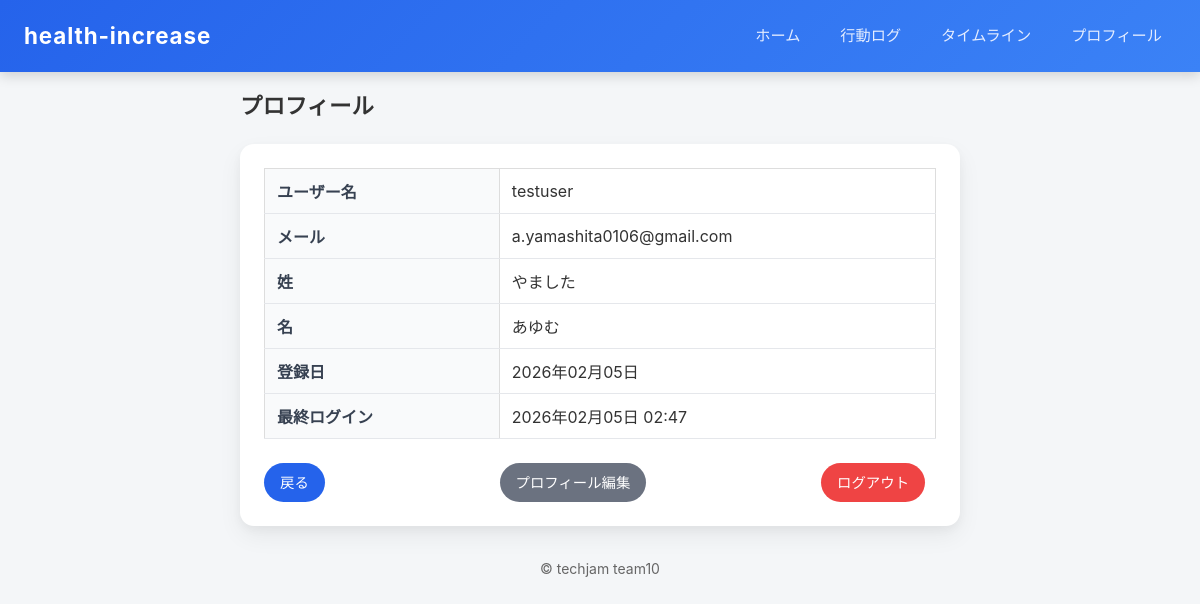
/profile/ (signed in), run on the app's committed database.
### accounts/models.py (models this page shows, shortened)
class User(AbstractUser):
    id = models.BigAutoField(primary_key=True)
    mail = models.EmailField(
        max_length=255,
        unique=True
    )
    password = models.CharField(
        max_length=255
    )

### healthapp/views.py (the view)
# urls.py: path('profile/', views.profile, name='profile'),
@login_required
def profile(request):
    user = request.user
    context = {
        'profile_user': user
    }
    return render(request, "healthapp/profile.html", context)

### healthapp/templates/healthapp/profile.html
{% extends 'base.html' %}
{% load static %}
{% block content %}
<link rel="stylesheet" href="{% static 'healthapp/css/style.css' %}">
<link rel="stylesheet" href="{% static 'healthapp/css/profile.css' %}">
<div class="profile-page">
    <h2>プロフィール</h2>
    <div class="profile-card">
        <table class="profile-table">
            <tr>
                <th>ユーザー名</th>
                <td>{{ profile_user.username }}</td>
            </tr>
            <tr>
                <th>メール</th>
                <td>{{ profile_user.mail }}</td>
            </tr>
            <tr>
                <th>姓</th>
                <td>{{ profile_user.last_name }}</td>
            </tr>
            <tr>
                <th>名</th>
                <td>{{ profile_user.first_name }}</td>
            </tr>
            <tr>
                <th>登録日</th>
                <td>{{ profile_user.date_joined|date:"Y年m月d日" }}</td>
            </tr>
            <tr>
                <th>最終ログイン</th>
                <td>{% if profile_user.last_login %}{{ profile_user.last_login|date:"Y年m月d日 H:i" }}{% else %}ログイン履歴なし{% endif %}</td>
            </tr>
        </table>
        <div class="profile-actions">
            <a href="{% url 'healthapp:home' %}">戻る</a>
            <a href="{% url 'healthapp:profile_setting' profile_user.id %}">プロフィール編集</a>
            <a href="{% url 'accounts:signout' %}">ログアウト</a>
        </div>
    </div>
</div>
{% endblock %}

### healthapp/static/healthapp/css/style.css (style rules this page uses)
* { box-sizing: border-box; }
body { margin: 0; font-family: -apple-system, BlinkMacSystemFont, "Hiragino Kaku Gothic ProN", "Noto Sans JP", sans-serif; background: #f4f6f8; color: #333; line-height: 1.6; }
h1, h2, h3 { margin: 0 0 12px; }
a { color: #2563eb; text-decoration: none; }
table { width: 100%; border-collapse: collapse; background: #fff; }
th, td { padding: 10px; border: 1px solid #ddd; }
th { background: #f1f5f9; text-align: left; }
.profile-actions { margin-top: 16px; display: flex; gap: 12px; }

### healthapp/static/healthapp/css/profile.css (style rules this page uses)
.profile-page { max-width: 720px; margin: 0 auto; }
.profile-page h2 { margin-bottom: 20px; font-size: 1.4rem; }
.profile-card { background: #ffffff; border-radius: 14px; padding: 24px; box-shadow: 0 10px 25px rgba(0, 0, 0, 0.06), 0 4px 10px rgba(0, 0, 0, 0.04); }
.profile-table { width: 100%; border-collapse: collapse; margin-bottom: 24px; }
.profile-table th, .profile-table td { padding: 10px 12px; border-bottom: 1px solid #e5e7eb; }
.profile-table th { width: 35%; text-align: left; color: #374151; background: #f9fafb; }
.profile-actions { display: flex; gap: 26%; flex-wrap: wrap; }
.profile-actions a { padding: 8px 16px; border-radius: 9999px; background: #2563eb; color: #ffffff; font-size: 0.9rem; text-decoration: none; transition: background 0.2s ease; }
.profile-actions a:nth-child(2) { background: #6b7280; }
.profile-actions a:nth-child(3) { background: #ef4444; }

### data on the page
User: username "testuser", mail "a.yamashita0106@gmail.com", last_name "やました", first_name "あゆむ", date_joined "2026年02月05日", last_login "2026年02月05日 02:47"
